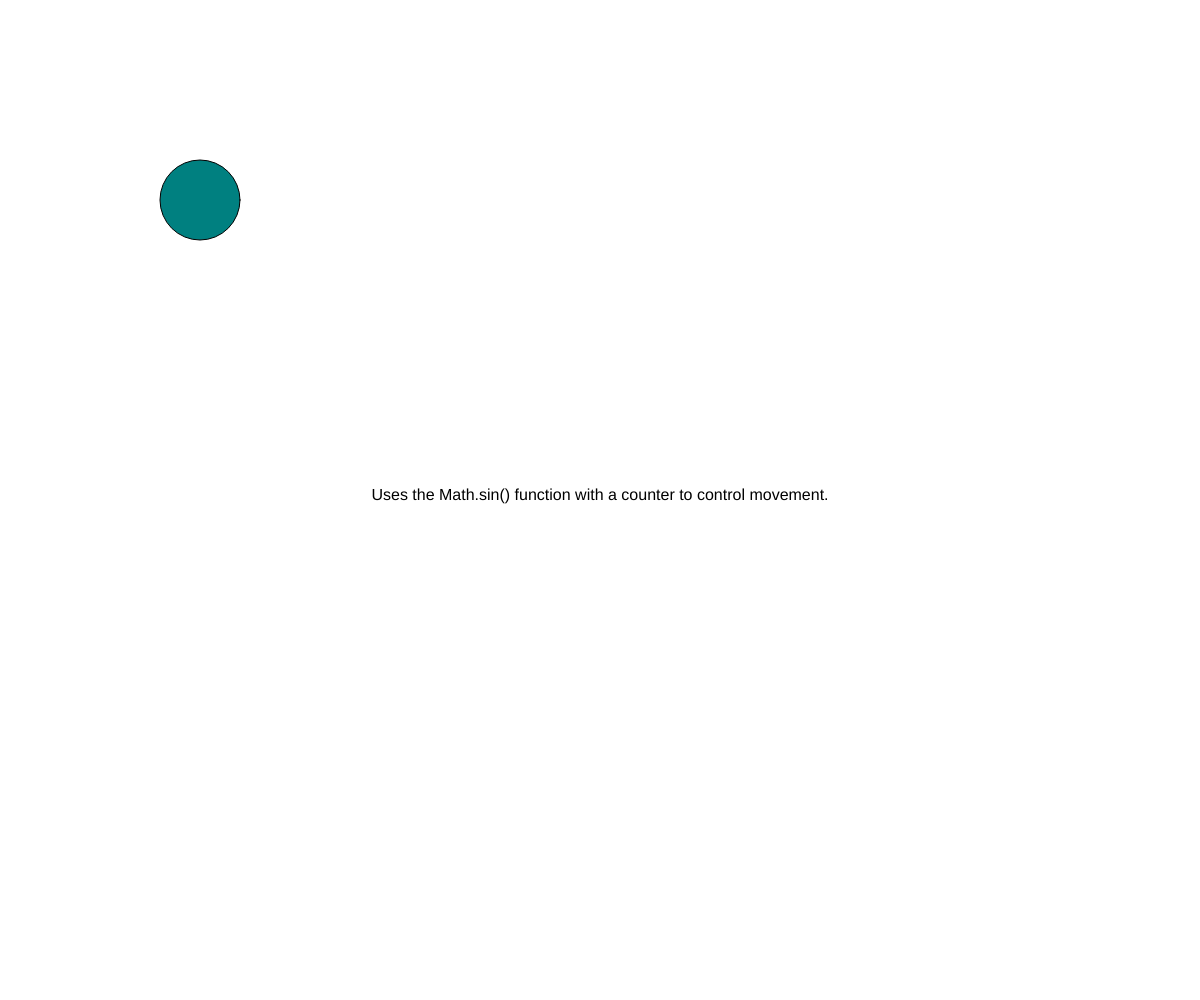
Frame 1 (no input)
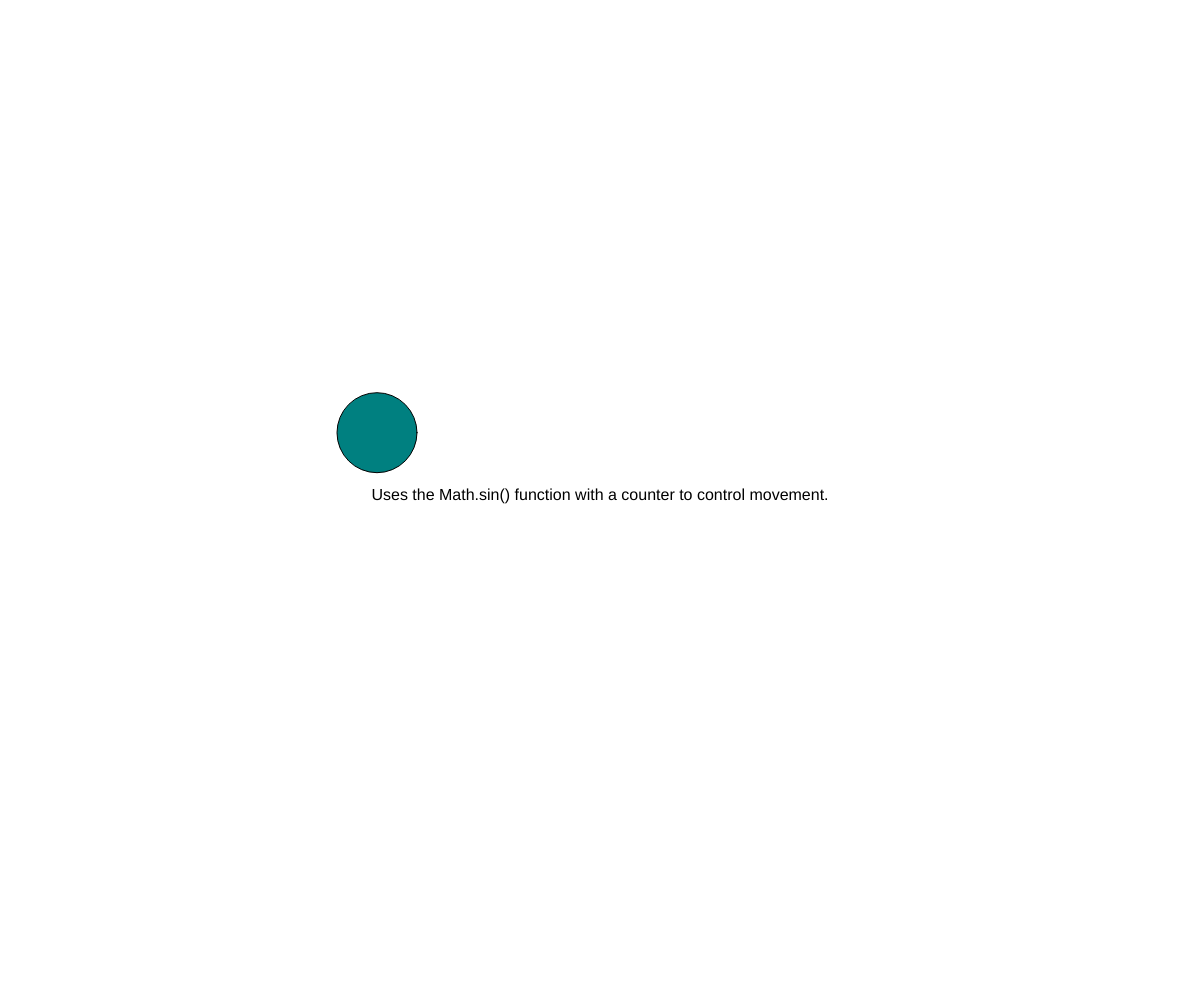
Frame 60 (no input)
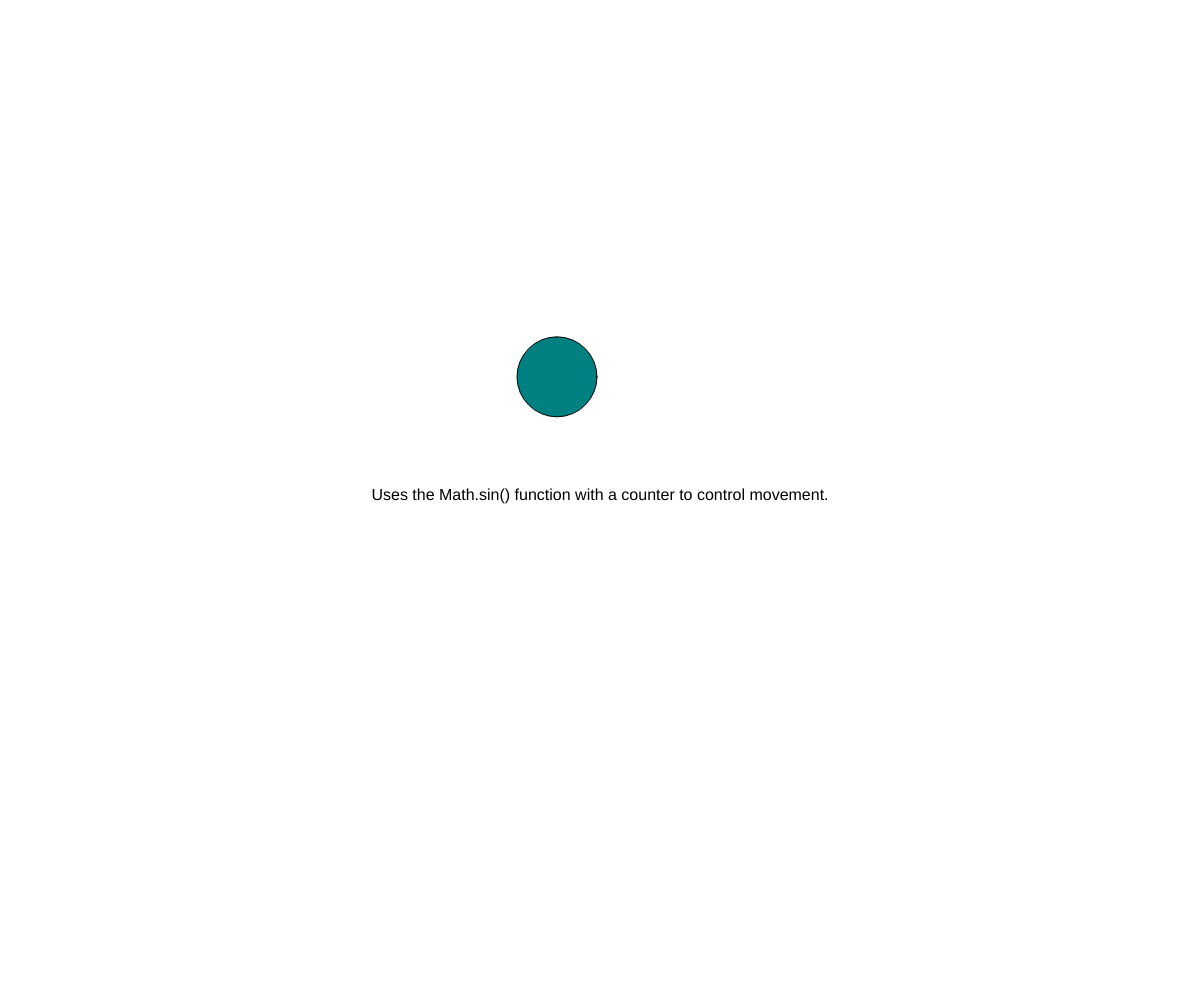
Frame 120 (the mouse pressed at the canvas centre since frame 60)

The p5.js sketch that drew these frames (run headless with seeded random() and noise() and a simulated clock; from frame 60 on, the mouse is pressed at the canvas centre):

// p5.js sketch
// ── sketch.js
const canvasWidth = window.innerWidth;
const canvasHeight = window.innerHeight; 

const balls = [
    { x: 500, y: 250, d: 50, speed: 4 },
    { x: 200, y: 200, d: 80, speed: 2 },
]

function setup() {
    createCanvas(canvasWidth, canvasHeight);
}

counter = 0;
function draw() {
    clear();
    // ball 2: 
    fill('teal');
    
    circle(balls[1].x, balls[1].y, balls[1].d);
    balls[1].y += Math.cos(counter / 50) * 5;
    
    
    console.log(balls[1].y);
    balls[1].x += 3;

    // loop ball 2 back to the beginning if it gets to the end:
    if (balls[1].x > canvasWidth + 100) {
        balls[1].x = -100;
    }

    counter++; // don't forget to increment the counter

    displayMessage();
}

function displayMessage() {
    fill('black');
     textAlign(CENTER);
     textSize(16);
     text("Uses the Math.sin() function with a counter to control movement.", canvasWidth/2, canvasHeight/2);
}
